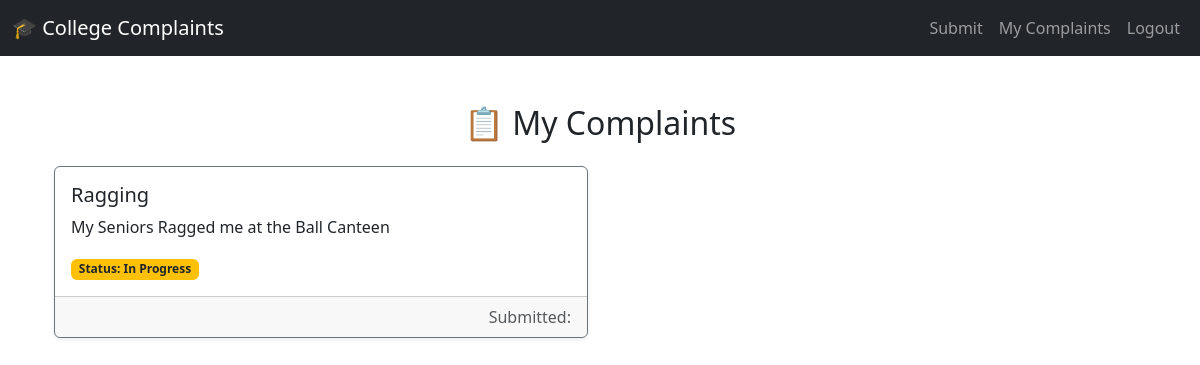
Page /my/ (signed in) on the committed database.
### Complaints/models.py (models this page shows, shortened)
class Complaint(models.Model):
    CATEGORY_CHOICES = [
        ('Hostel', 'Hostel'),
        ('Academics', 'Academics'),
        ('Infrastructure', 'Infrastructure'),
        ('Others', 'Others')
    ]
    STATUS_CHOICES = [
        ('Pending', 'Pending'),
        ('In Progress', 'In Progress'),
        ('Resolved', 'Resolved')
    ]
    student = models.ForeignKey(User, on_delete=models.CASCADE)
    title = models.CharField(max_length=200)
    category = models.CharField(max_length=50, choices=CATEGORY_CHOICES)
    description = models.TextField()
    status = models.CharField(max_length=20, choices=STATUS_CHOICES, default='Pending')
    response = models.TextField(blank=True, null=True)
    submitted_at = models.DateTimeField(auto_now_add=True)

### Complaints/views.py (the view)
# urls.py: path('my/', views.view_complaints, name='view_complaints'),
@login_required
def view_complaints(request):
    if request.user.is_staff:
        return redirect('admin_dashboard')
    complaints = Complaint.objects.filter(student=request.user)
    return render(request, 'view_complaints.html', {'complaints': complaints})

### Templates/view_complaints.html (shortened to what this page needs)
<!DOCTYPE html>
<html>
<head>
</head>
<body>
    {% extends 'base.html' %}
{% block content %}
<div class="container mt-5">
  <h2 class="text-center mb-4">📋 My Complaints</h2>
  {% if complaints %}
    <div class="row row-cols-1 row-cols-md-2 g-4">
      {% for complaint in complaints %}
        <div class="col">
          <div class="card h-100 border border-secondary shadow-sm">
            <div class="card-body">
              <h5 class="card-title">{{ complaint.title }}</h5>
              <p class="card-text">{{ complaint.description }}</p>
              <span class="badge bg-warning text-dark">Status: {{ complaint.status }}</span>
            </div>
            <div class="card-footer text-muted text-end">
              Submitted: {{ complaint.created_at|date:"d M Y, h:i A" }}
            </div>
          </div>
        </div>
      {% endfor %}
    </div>
  {% else %}
    <div class="alert alert-info text-center">
      No complaints submitted yet.
    </div>
  {% endif %}
</div>
{% endblock %}

### rows in the picture
Complaint: title "Ragging", description "My Seniors Ragged me at the Ball Canteen", status "In Progress"
